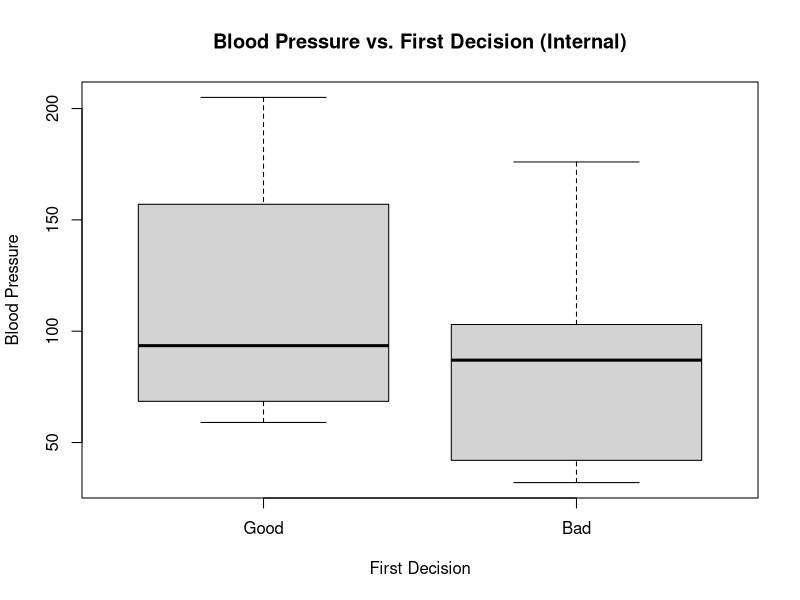
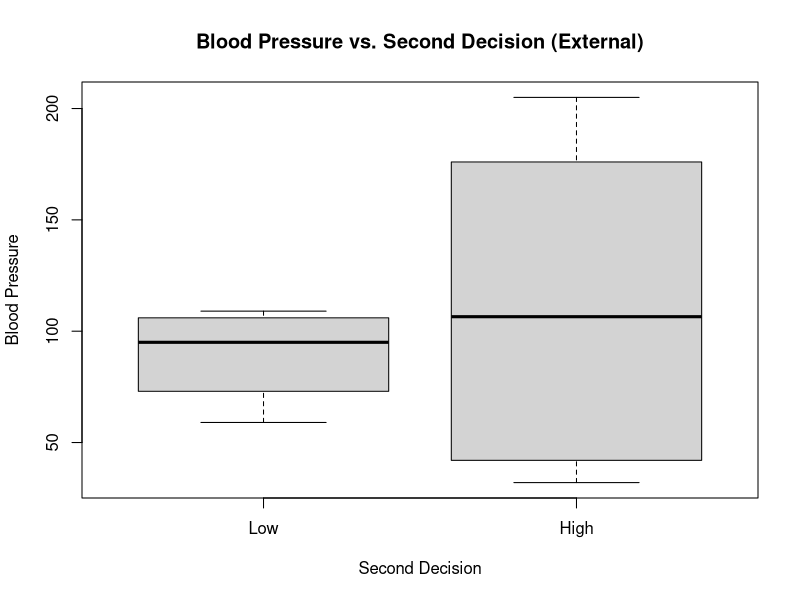
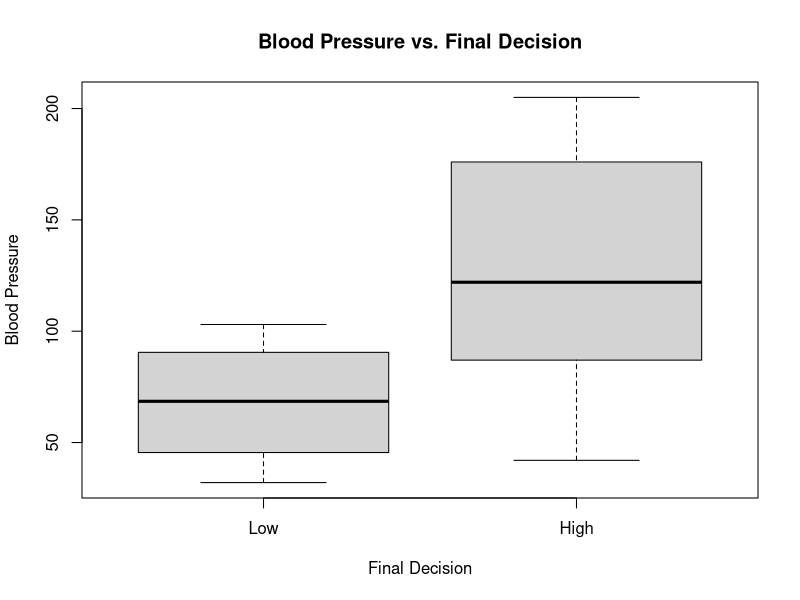
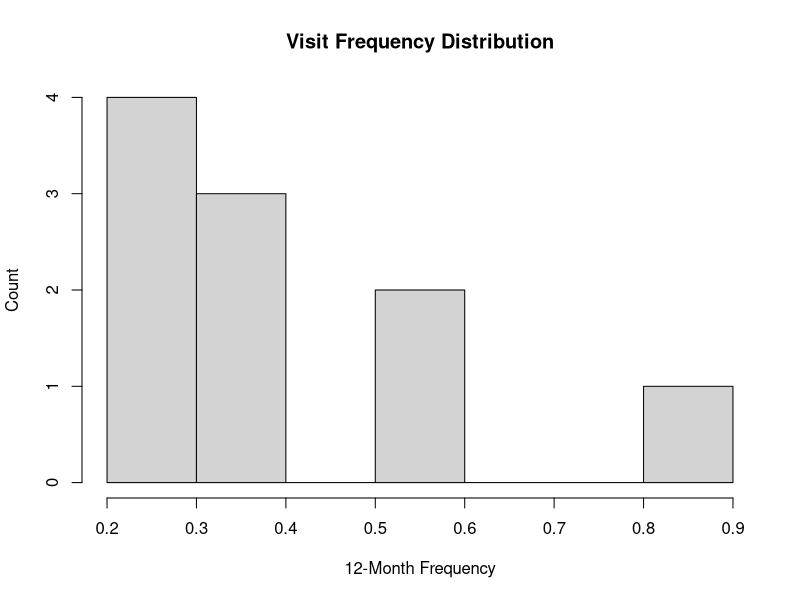
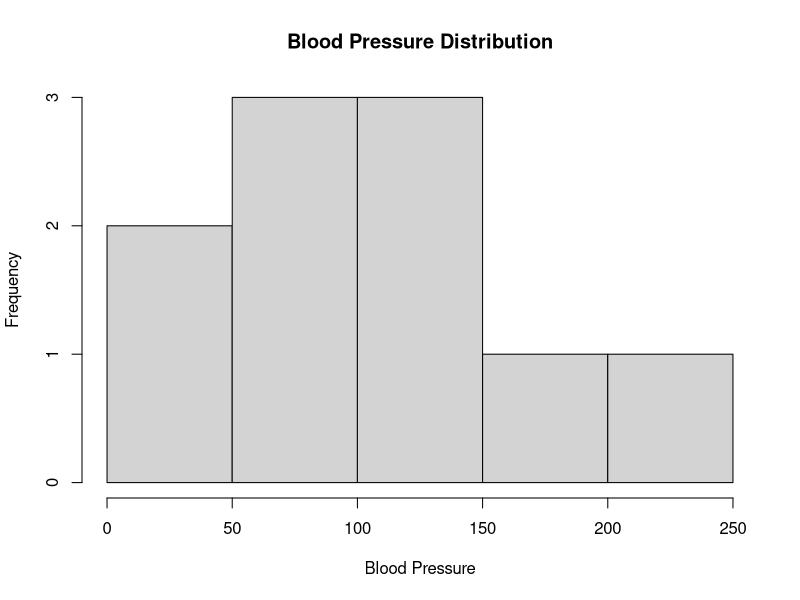
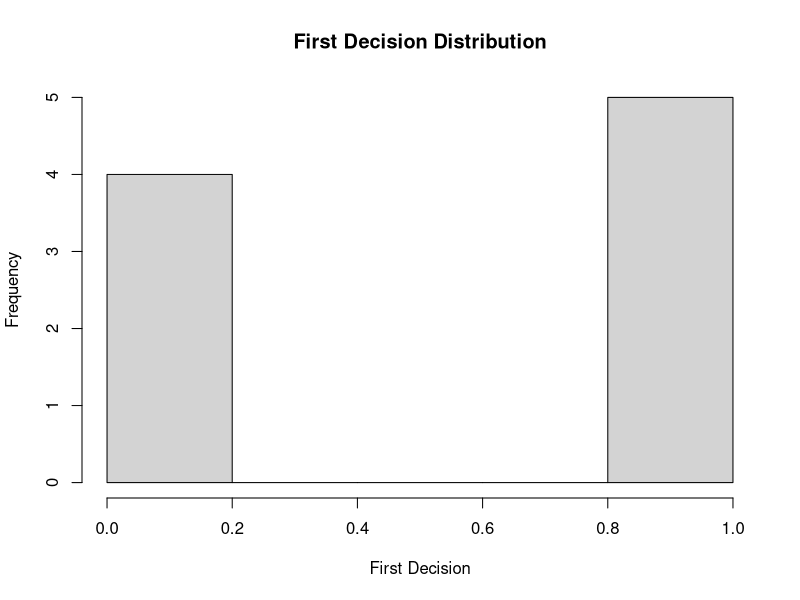
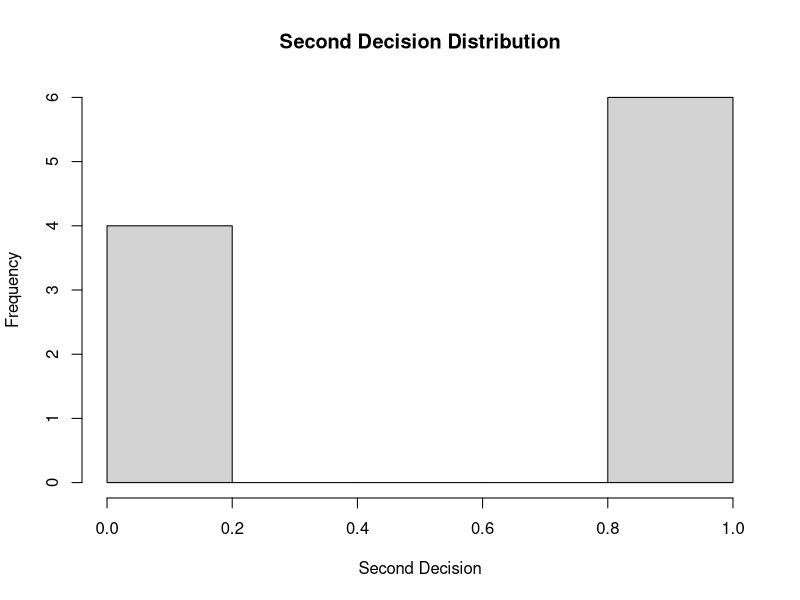
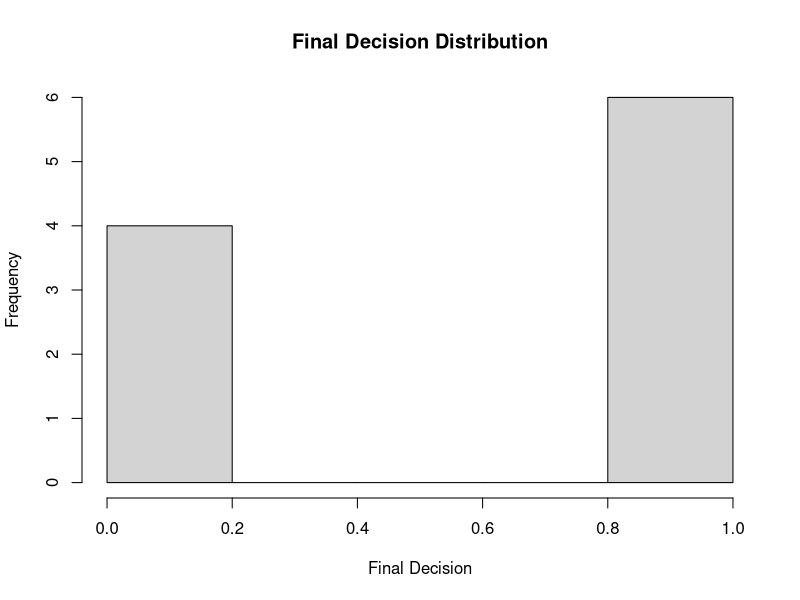

These charts were generated, in order, by the following R code:
df <- data.frame(Freq=c(0.6, 0.3, 0.4, 0.4, 0.2, 0.6, 0.3, 0.4, 0.9, 0.2),
                 bloodp=c(103, 87, 32, 42, 59, 109, 78, 205, 135, 176),
                 first=c(1, 1, 1, 1, 0, 0, 0, 0, NA, 1),
                 second=c(0, 0, 1, 1, 0, 0, 1, 1, 1, 1),
                 finaldecision=c(0, 1, 0, 1, 0, 1, 0, 1, 1, 1))

boxplot(df$bloodp~df$first, main="Blood Pressure vs. First Decision (Internal)",
        xlab="First Decision", ylab="Blood Pressure", names=c("Good", "Bad"))

boxplot(df$bloodp~df$second, main="Blood Pressure vs. Second Decision (External)",
        xlab="Second Decision", ylab="Blood Pressure", names=c("Low", "High"))

boxplot(df$bloodp~df$finaldecision, main="Blood Pressure vs. Final Decision",
        xlab="Final Decision", ylab="Blood Pressure", names=c("Low", "High"))

hist(df$Freq, main="Visit Frequency Distribution", xlab="12-Month Frequency", ylab="Count")

hist(df$bloodp, main="Blood Pressure Distribution", xlab="Blood Pressure")

hist(df$first, main="First Decision Distribution", xlab="First Decision")

hist(df$second, main="Second Decision Distribution", xlab="Second Decision")

hist(df$finaldecision, main="Final Decision Distribution", xlab="Final Decision")
